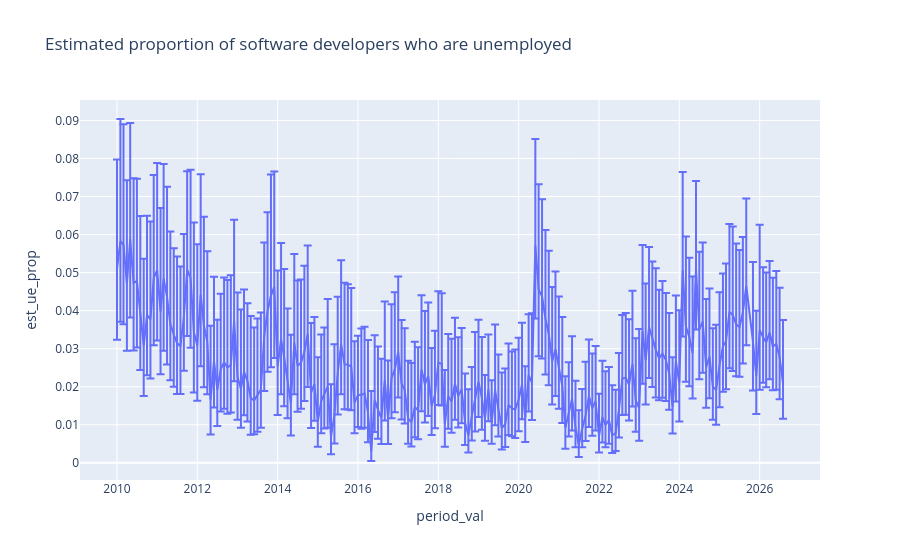

The notebook cell saved with this chart:
### Markdown cell above
The monthly data is too 'noisy' to be useful:

### Code cell
px.line(df_ue_props.query(
"period == 'year_and_month' & occ2010 == 'Software developers, \
applications and systems software' & empstat_condensed_ue_prop == \
'Unemployed' & age_range == 'All'"), x = 'period_val', 
y = 'est_ue_prop',
error_y = 'error_upper_ue_prop', error_y_minus = 'error_lower_ue_prop',
title = 'Estimated proportion of software developers who are unemployed')

### Figure 1 — Plotly figure (JSON) as saved in the notebook; plotly's stock layout.template omitted (floating-point values rounded to 4 significant figures; data arrays with more than 128 entries replaced by an {"elided": "..."} marker saying what was removed)
{"data": [{"error_y": {"array": {"elided": "199 float values"}, "arrayminus": {"elided": "199 float values"}}, "hovertemplate": "period_val=%{x}<br>est_ue_prop=%{y}<extra></extra>", "legendgroup": "", "line": {"color": "#636efa", "dash": "solid"}, "marker": {"symbol": "circle"}, "mode": "lines", "name": "", "orientation": "v", "showlegend": false, "type": "scatter", "x": {"elided": "199 str values"}, "xaxis": "x", "y": {"elided": "199 float values"}, "yaxis": "y"}], "layout": {"legend": {"tracegroupgap": 0}, "title": {"text": "Estimated proportion of software developers who are unemployed"}, "xaxis": {"anchor": "y", "domain": [0, 1], "title": {"text": "period_val"}}, "yaxis": {"anchor": "x", "domain": [0, 1], "title": {"text": "est_ue_prop"}}}}
